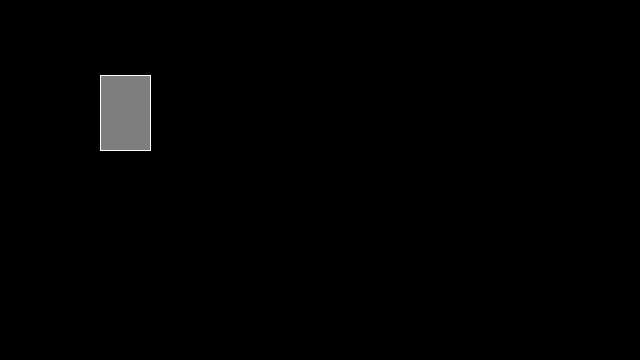
Frame 1 (no input)
Frame 60 (the mouse pressed at the canvas centre just before this capture): identical to frame 1, image omitted
Frame 120 (the mouse held since frame 60 and released just before this capture): identical to frame 1, image omitted

The Processing sketch that drew this single still picture (run headless with seeded random() and noise(); from frame 60 on, the mouse is pressed at the canvas centre):

// Processing sketch: flow
// ── flow.pde

void setup() {
  size(640, 360);
  background(0);
}

void draw() {
  fill(126);
  stroke(255);
  rect(100, 75, 50, 75);
}
